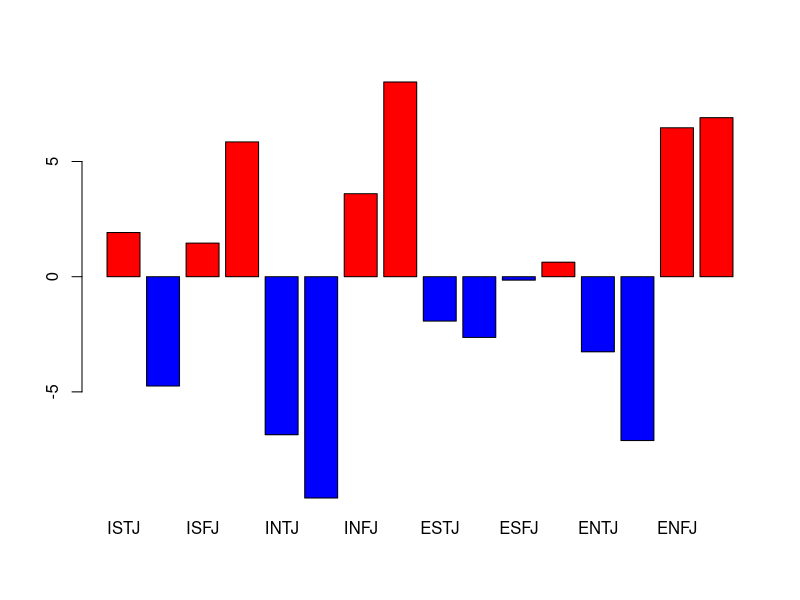

Write the R code that produced this figure.
library(hash)

word_to_index<-hash()

word_by_mbti <- read.csv('word_by_mbti.csv',header=TRUE)

all_mbti=c('ISTJ','ISTP','ISFJ','ISFP','INTJ','INTP','INFJ','INFP','ESTJ','ESTP','ESFJ','ESFP','ENTJ','ENTP','ENFJ','ENFP')


total_by_type=c()
m_index <- 2

while (m_index<18){
	total_by_type[m_index-1]<-sum(word_by_mbti[m_index])
	m_index<-m_index+1
}

total_all=sum(total_by_type)

count_small_pvalue <- 0
word_index <- 1
while(word_index<87189+1){
	word_to_index[[ word_by_mbti[word_index,1]  ]] = word_index

	now_observed=c()
	now_expected=c()
	
	m_index <- 2
	while(m_index<18){
		now_observed[m_index-1] <- word_by_mbti[word_index,m_index]
		now_expected[m_index-1] <- (total_by_type[m_index-1]/total_all)
		m_index<-m_index+1
	}
	pv<-chisq.test(x=now_observed, p=now_expected)$p.value
	if(pv<0.05){
		count_small_pvalue<-count_small_pvalue+1
	}
	word_index<-word_index+1
}



# look for specific word 
now_word_index <- word_to_index[['happy']]

now_observed=c()
now_expected=c()
now_residuals=c()
now_word_total<-sum(word_by_mbti[now_word_index,-1])
m_index <- 2
while(m_index<18){
	now_word_total<-sum(word_by_mbti[now_word_index,-1])

	oi <- word_by_mbti[now_word_index,m_index]
	ei <- now_word_total*(total_by_type[m_index-1]/total_all)


	now_residuals[m_index-1] <- (oi-ei)/sqrt(ei)
	m_index<-m_index+1
}

now_residuals

barplot(now_residuals, col=ifelse(now_residuals>0,"red","blue"),names.arg=all_mbti)
